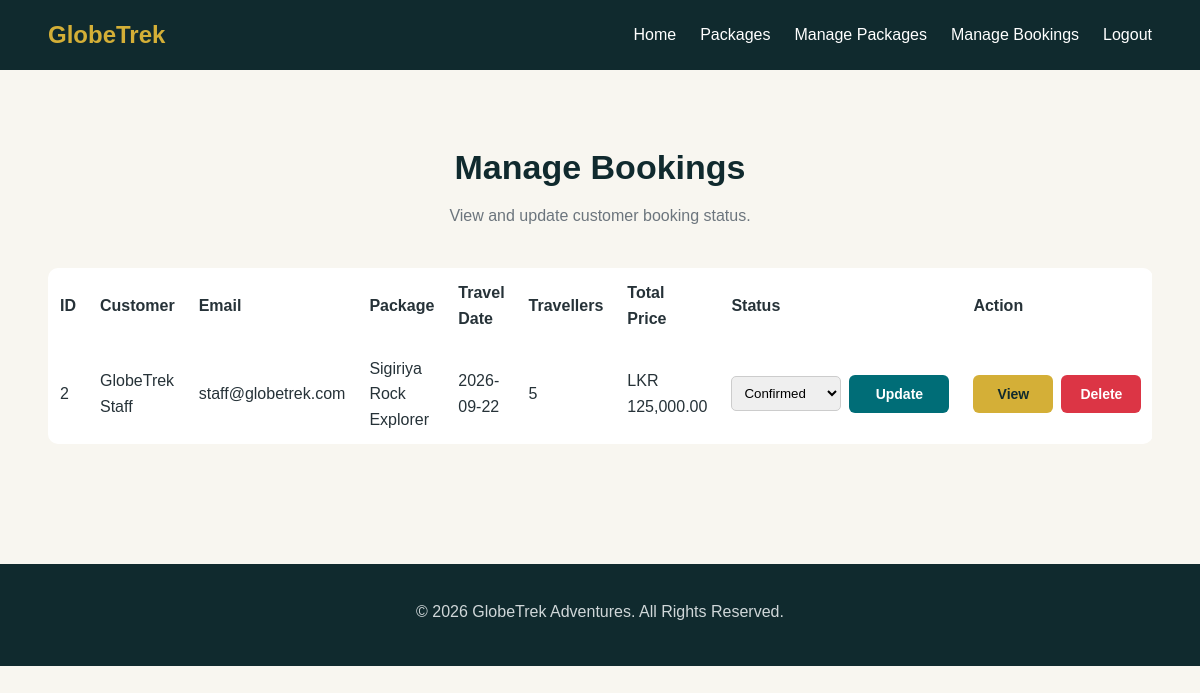
Page /globetrek/admin/manage-bookings.php (signed in) on the committed database.
### tables this page shows
CREATE TABLE `bookings` (
  `id` int(11) NOT NULL,
  `user_id` int(11) NOT NULL,
  `package_id` int(11) NOT NULL,
  `travel_date` date NOT NULL,
  `travelers` int(11) NOT NULL,
  `total_price` decimal(10,2) NOT NULL,
  `status` enum('pending','confirmed','cancelled') DEFAULT 'pending',
  `created_at` timestamp NOT NULL DEFAULT current_timestamp()
);

CREATE TABLE `users` (
  `id` int(11) NOT NULL,
  `name` varchar(100) NOT NULL,
  `email` varchar(150) NOT NULL,
  `phone` varchar(15) NOT NULL,
  `password` varchar(255) NOT NULL,
  `role` enum('customer','staff','admin') DEFAULT 'customer'
);

CREATE TABLE `packages` (
  `id` int(11) NOT NULL,
  `title` varchar(150) NOT NULL,
  `destination` varchar(100) NOT NULL,
  `description` text NOT NULL,
  `price` decimal(10,2) NOT NULL,
  `duration` varchar(50) NOT NULL,
  `image` varchar(255) DEFAULT NULL,
  `created_by` int(11) DEFAULT NULL,
  `created_at` timestamp NOT NULL DEFAULT current_timestamp()
);

### globetrek/admin/manage-bookings.php (the view, shortened to what this page needs)
<?php
require_once "../config/database.php";
$stmt = $pdo->query("
    SELECT
        b.id,
        b.travel_date,
        b.travelers,
        b.total_price,
        b.status,
        b.created_at,
        u.name AS customer_name,
        u.email AS customer_email,
        p.title AS package_title
    FROM bookings b
    INNER JOIN users u
        ON b.user_id = u.id
    INNER JOIN packages p
        ON b.package_id = p.id
    ORDER BY b.id DESC
");
$bookings = $stmt->fetchAll(PDO::FETCH_ASSOC);
?>
<!DOCTYPE html>
<html lang="en">
<head>
    <link
        rel="stylesheet"
        href="../css/style.css"
    >
</head>
<body>
<nav class="navbar">
    <div class="container navbar-content">
        <a
            href="dashboard.php"
            class="logo"
        >
            GlobeTrek
        </a>
        <ul class="nav-links">
            <li>
                <a href="dashboard.php">
                    Home
                </a>
            </li>
            <li>
                <a href="../packages.php">
                    Packages
                </a>
            </li>
            <li>
                <a href="../manage-packages.php">
                    Manage Packages
                </a>
            </li>
            <li>
                <a href="manage-bookings.php">
                    Manage Bookings
                </a>
            </li>
            <li>
                <a href="../logout.php">
                    Logout
                </a>
            </li>
        </ul>
    </div>
</nav>
<section class="section">
    <div class="container">
        <div class="section-title">
            <h2>
                Manage Bookings
            </h2>
            <p>
                View and update customer booking status.
            </p>
        </div>
        <?php if (empty($bookings)): ?>
            <div class="form-container">
                <p>
                    No bookings found.
                </p>
            </div>
        <?php else: ?>
            <div style="overflow-x: auto;">
                <table
                    style="
                        width: 100%;
                        border-collapse: collapse;
                        background: #ffffff;
                        border-radius: 10px;
                        overflow: hidden;
                    "
                >
                    <thead>
                        <tr>
                            <th style="padding: 12px; text-align: left;">
                                ID
                            </th>
                            <th style="padding: 12px; text-align: left;">
                                Customer
                            </th>
                            <th style="padding: 12px; text-align: left;">
                                Email
                            </th>
                            <th style="padding: 12px; text-align: left;">
                                Package
                            </th>
                            <th style="padding: 12px; text-align: left;">
                                Travel Date
                            </th>
                            <th style="padding: 12px; text-align: left;">
                                Travellers
                            </th>
                            <th style="padding: 12px; text-align: left;">
                                Total Price
                            </th>
                            <th style="padding: 12px; text-align: left;">
                                Status
                            </th>
                            <th style="padding: 12px; text-align: left;">
                                Action
                            </th>
                        </tr>
                    </thead>
                    <tbody>
                        <?php foreach ($bookings as $booking): ?>
                            <tr>
                                <td style="padding: 12px;">
                                    <?php
                                    echo htmlspecialchars(
                                        $booking['id']
                                    );
                                    ?>
                                </td>
                                <td style="padding: 12px;">
                                    <?php
                                    echo htmlspecialchars(
                                        $booking['customer_name']
                                    );
                                    ?>
                                </td>
                                <td style="padding: 12px;">
                                    <?php
                                    echo htmlspecialchars(
                                        $booking['customer_email']
                                    );
                                    ?>
                                </td>
                                <td style="padding: 12px;">
                                    <?php
                                    echo htmlspecialchars(
                                        $booking['package_title']
                                    );
                                    ?>
                                </td>
                                <td style="padding: 12px;">
                                    <?php
                                    echo htmlspecialchars(
                                        $booking['travel_date']
                                    );
                                    ?>
                                </td>
                                <td style="padding: 12px;">
                                    <?php
                                    echo htmlspecialchars(
                                        $booking['travelers']
                                    );
                                    ?>
                                </td>
                                <td style="padding: 12px;">
                                    LKR
                                    <?php
                                    echo number_format(
                                        $booking['total_price'],
                                        2
                                    );
                                    ?>
                                </td>
                                <td style="padding: 12px;">
                                    <form
                                        method="POST"
                                        action="manage-bookings.php"
                                        style="
                                            display: flex;
                                            align-items: center;
                                            gap: 8px;
                                        "
                                    >
                                        <select
                                            name="status"
                                            style="
                                                padding: 8px;
                                                border: 1px solid #ccc;
                                                border-radius: 5px;
                                                min-width: 110px;
                                            "
                                        >
                                            <option
                                                value="confirmed"
                                                <?php
                                                if (
                                                    strtolower(
                                                        $booking['status']
                                                    ) === 'confirmed'
                                                ) {
                                                    echo 'selected';
                                                }
                                                ?>
                                            >
                                                Confirmed
                                            </option>
                                        </select>
                                        <button
                                            type="submit"
                                            name="update_status"
                                            class="btn btn-primary"
                                            style="
                                                width: 100px;
                                                min-width: 100px;
                                                height: 38px;
                                                min-height: 38px;
                                                padding: 0;
                                                margin: 0;
                                            "
                                        >
                                            Update
                                        </button>
                                    </form>
                                </td>
                                <td style="padding: 12px;">
                                    <div
                                        style="
                                            display: flex;
                                            gap: 8px;
                                            align-items: center;
                                        "
                                    >
                                        <a
                                            href="booking-details.php?id=<?php echo (int) $booking['id']; ?>"
                                            class="btn btn-secondary"
                                            style="
                                                width: 80px;
                                                min-width: 80px;
                                                height: 38px;
                                                min-height: 38px;
                                                padding: 0;
                                                margin: 0;
                                            "
                                        >
                                            View
                                        </a>
                                        <a
                                            href="delete-booking.php?id=<?php echo (int) $booking['id']; ?>"
                                            class="btn btn-primary"
                                            style="
                                                width: 80px;
                                                min-width: 80px;
                                                height: 38px;
                                                min-height: 38px;
                                                padding: 0;
                                                margin: 0;
                                                background: #dc3545;
                                                color: #ffffff;
                                            "
                                            onclick="return confirm('Are you sure you want to delete this booking?');"
                                        >
                                            Delete
                                        </a>
                                    </div>
                                </td>
                            </tr>
                        <?php endforeach; ?>
                    </tbody>
                </table>
            </div>
        <?php endif; ?>
    </div>
</section>
<footer class="footer">
    <div class="container">
        <p>
            &copy;
            <?php echo date("Y"); ?>
            GlobeTrek Adventures.
            All Rights Reserved.
        </p>
    </div>
</footer>
</body>
</html>

### globetrek/css/style.css (style rules this page uses)
:root { --primary: #006d77; --primary-dark: #004f55; --secondary: #d4af37; --dark: #102a2e; --light: #f8f6f0; --white: #ffffff; --text: #263238; --muted: #6c757d; --border: #e0e0e0; --success: #2e7d32; --danger: #c62828; }
* { margin: 0; padding: 0; box-sizing: border-box; }
html { scroll-behavior: smooth; }
body { font-family: Arial, Helvetica, sans-serif; background: var(--light); color: var(--text); line-height: 1.6; }
a { text-decoration: none; color: inherit; }
.container { width: min(1120px, 92%); margin: 0 auto; }
.navbar { background: var(--dark); color: var(--white); padding: 16px 0; position: sticky; top: 0; z-index: 1000; }
.navbar-content { display: flex; justify-content: space-between; align-items: center; }
.logo { font-size: 24px; font-weight: bold; color: var(--secondary); }
.nav-links { display: flex; gap: 24px; list-style: none; }
.nav-links a { color: var(--white); transition: 0.3s; }
.btn { display: inline-flex; align-items: center; justify-content: center; width: 140px; height: 44px; min-width: 140px; min-height: 44px; padding: 0; margin: 0 8px 5px 0; border: none; border-radius: 6px; box-sizing: border-box; font-family: Arial, Helvetica, sans-serif; font-size: 14px; font-weight: bold; line-height: 1; text-align: center; text-decoration: none; cursor: pointer; vertical-align: middle; appearance: none; -webkit-appearance: none; transition: 0.3s; }
.btn-primary { background: var(--primary); color: var(--white); }
.btn-secondary { background: var(--secondary); color: var(--dark); }
.section { padding: 70px 0; }
.section-title { text-align: center; margin-bottom: 40px; }
.section-title h2 { font-size: 34px; color: var(--dark); }
.section-title p { color: var(--muted); margin-top: 8px; }
.footer { background: var(--dark); color: var(--white); padding: 35px 0; margin-top: 50px; text-align: center; }
.footer p { color: #d0d7d9; margin-bottom: 6px; }

### rows in the picture
bookings: id "2", user.name "GlobeTrek Staff", user.email "staff@globetrek.com", package.title "Sigiriya Rock Explorer", travel_date "2026-09-22", travelers "5", total_price "125,000.00", status "Confirmed"
